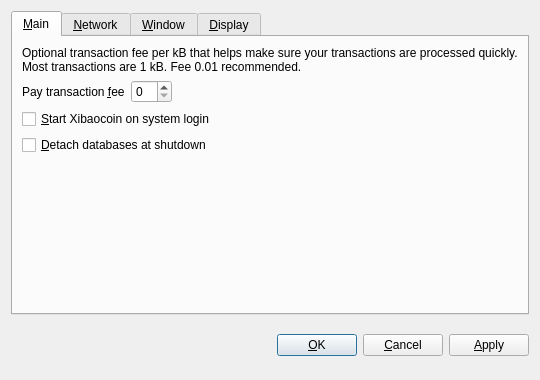
<?xml version="1.0" encoding="UTF-8"?>
<ui version="4.0">
 <class>OptionsDialog</class>
 <widget class="QDialog" name="OptionsDialog">
  <property name="geometry">
   <rect>
    <x>0</x>
    <y>0</y>
    <width>540</width>
    <height>380</height>
   </rect>
  </property>
  <property name="windowTitle">
   <string>Options</string>
  </property>
  <property name="modal">
   <bool>true</bool>
  </property>
  <layout class="QVBoxLayout" name="verticalLayout">
   <item>
    <widget class="QTabWidget" name="tabWidget">
     <property name="tabPosition">
      <enum>QTabWidget::North</enum>
     </property>
     <property name="currentIndex">
      <number>0</number>
     </property>
     <widget class="QWidget" name="tabMain">
      <attribute name="title">
       <string>&amp;Main</string>
      </attribute>
      <layout class="QVBoxLayout" name="verticalLayout_Main">
       <item>
        <widget class="QLabel" name="transactionFeeInfoLabel">
         <property name="text">
          <string>Optional transaction fee per kB that helps make sure your transactions are processed quickly. Most transactions are 1 kB. Fee 0.01 recommended.</string>
         </property>
         <property name="textFormat">
          <enum>Qt::PlainText</enum>
         </property>
         <property name="wordWrap">
          <bool>true</bool>
         </property>
        </widget>
       </item>
       <item>
        <layout class="QHBoxLayout" name="horizontalLayout_Main">
         <item>
          <widget class="QLabel" name="transactionFeeLabel">
           <property name="text">
            <string>Pay transaction &amp;fee</string>
           </property>
           <property name="textFormat">
            <enum>Qt::PlainText</enum>
           </property>
           <property name="buddy">
            <cstring>transactionFee</cstring>
           </property>
          </widget>
         </item>
         <item>
          <widget class="BitcoinAmountField" name="transactionFee"/>
         </item>
         <item>
          <spacer name="horizontalSpacer_Main">
           <property name="orientation">
            <enum>Qt::Horizontal</enum>
           </property>
           <property name="sizeHint" stdset="0">
            <size>
             <width>40</width>
             <height>20</height>
            </size>
           </property>
          </spacer>
         </item>
        </layout>
       </item>
       <item>
        <widget class="QCheckBox" name="bitcoinAtStartup">
         <property name="toolTip">
          <string>Automatically start Xibaocoin after logging in to the system.</string>
         </property>
         <property name="text">
          <string>&amp;Start Xibaocoin on system login</string>
         </property>
        </widget>
       </item>
       <item>
        <widget class="QCheckBox" name="detachDatabases">
         <property name="toolTip">
          <string>Detach block and address databases at shutdown. This means they can be moved to another data directory, but it slows down shutdown. The wallet is always detached.</string>
         </property>
         <property name="text">
          <string>&amp;Detach databases at shutdown</string>
         </property>
        </widget>
       </item>
       <item>
        <spacer name="verticalSpacer_Main">
         <property name="orientation">
          <enum>Qt::Vertical</enum>
         </property>
         <property name="sizeHint" stdset="0">
          <size>
           <width>20</width>
           <height>40</height>
          </size>
         </property>
        </spacer>
       </item>
      </layout>
     </widget>
     <widget class="QWidget" name="tabNetwork">
      <attribute name="title">
       <string>&amp;Network</string>
      </attribute>
      <layout class="QVBoxLayout" name="verticalLayout_Network">
       <item>
        <widget class="QCheckBox" name="mapPortUpnp">
         <property name="toolTip">
          <string>Automatically open the Xibaocoin client port on the router. This only works when your router supports UPnP and it is enabled.</string>
         </property>
         <property name="text">
          <string>Map port using &amp;UPnP</string>
         </property>
        </widget>
       </item>
       <item>
        <widget class="QCheckBox" name="connectSocks">
         <property name="toolTip">
          <string>Connect to the Xibaocoin network through a SOCKS proxy (e.g. when connecting through Tor).</string>
         </property>
         <property name="text">
          <string>&amp;Connect through SOCKS proxy:</string>
         </property>
        </widget>
       </item>
       <item>
        <layout class="QHBoxLayout" name="horizontalLayout_Network">
         <item>
          <widget class="QLabel" name="proxyIpLabel">
           <property name="text">
            <string>Proxy &amp;IP:</string>
           </property>
           <property name="textFormat">
            <enum>Qt::PlainText</enum>
           </property>
           <property name="buddy">
            <cstring>proxyIp</cstring>
           </property>
          </widget>
         </item>
         <item>
          <widget class="QValidatedLineEdit" name="proxyIp">
           <property name="maximumSize">
            <size>
             <width>140</width>
             <height>16777215</height>
            </size>
           </property>
           <property name="toolTip">
            <string>IP address of the proxy (e.g. 127.0.0.1)</string>
           </property>
          </widget>
         </item>
         <item>
          <widget class="QLabel" name="proxyPortLabel">
           <property name="text">
            <string>&amp;Port:</string>
           </property>
           <property name="textFormat">
            <enum>Qt::PlainText</enum>
           </property>
           <property name="buddy">
            <cstring>proxyPort</cstring>
           </property>
          </widget>
         </item>
         <item>
          <widget class="QLineEdit" name="proxyPort">
           <property name="maximumSize">
            <size>
             <width>55</width>
             <height>16777215</height>
            </size>
           </property>
           <property name="toolTip">
            <string>Port of the proxy (e.g. 9050)</string>
           </property>
          </widget>
         </item>
         <item>
          <widget class="QLabel" name="socksVersionLabel">
           <property name="text">
            <string>SOCKS &amp;Version:</string>
           </property>
           <property name="textFormat">
            <enum>Qt::PlainText</enum>
           </property>
           <property name="buddy">
            <cstring>socksVersion</cstring>
           </property>
          </widget>
         </item>
         <item>
          <widget class="QValueComboBox" name="socksVersion">
           <property name="toolTip">
            <string>SOCKS version of the proxy (e.g. 5)</string>
           </property>
          </widget>
         </item>
         <item>
          <spacer name="horizontalSpacer_Network">
           <property name="orientation">
            <enum>Qt::Horizontal</enum>
           </property>
           <property name="sizeHint" stdset="0">
            <size>
             <width>40</width>
             <height>20</height>
            </size>
           </property>
          </spacer>
         </item>
        </layout>
       </item>
       <item>
        <spacer name="verticalSpacer_Network">
         <property name="orientation">
          <enum>Qt::Vertical</enum>
         </property>
         <property name="sizeHint" stdset="0">
          <size>
           <width>20</width>
           <height>40</height>
          </size>
         </property>
        </spacer>
       </item>
      </layout>
     </widget>
     <widget class="QWidget" name="tabWindow">
      <attribute name="title">
       <string>&amp;Window</string>
      </attribute>
      <layout class="QVBoxLayout" name="verticalLayout_Window">
       <item>
        <widget class="QCheckBox" name="minimizeToTray">
         <property name="toolTip">
          <string>Show only a tray icon after minimizing the window.</string>
         </property>
         <property name="text">
          <string>&amp;Minimize to the tray instead of the taskbar</string>
         </property>
        </widget>
       </item>
       <item>
        <widget class="QCheckBox" name="minimizeOnClose">
         <property name="toolTip">
          <string>Minimize instead of exit the application when the window is closed. When this option is enabled, the application will be closed only after selecting Quit in the menu.</string>
         </property>
         <property name="text">
          <string>M&amp;inimize on close</string>
         </property>
        </widget>
       </item>
       <item>
        <spacer name="verticalSpacer_Window">
         <property name="orientation">
          <enum>Qt::Vertical</enum>
         </property>
         <property name="sizeHint" stdset="0">
          <size>
           <width>20</width>
           <height>40</height>
          </size>
         </property>
        </spacer>
       </item>
      </layout>
     </widget>
     <widget class="QWidget" name="tabDisplay">
      <attribute name="title">
       <string>&amp;Display</string>
      </attribute>
      <layout class="QVBoxLayout" name="verticalLayout_Display">
       <item>
        <layout class="QHBoxLayout" name="horizontalLayout_1_Display">
         <item>
          <widget class="QLabel" name="langLabel">
           <property name="text">
            <string>User Interface &amp;language:</string>
           </property>
           <property name="textFormat">
            <enum>Qt::PlainText</enum>
           </property>
           <property name="buddy">
            <cstring>lang</cstring>
           </property>
          </widget>
         </item>
         <item>
          <widget class="QValueComboBox" name="lang">
           <property name="toolTip">
            <string>The user interface language can be set here. This setting will take effect after restarting Xibaocoin.</string>
           </property>
          </widget>
         </item>
        </layout>
       </item>
       <item>
        <layout class="QHBoxLayout" name="horizontalLayout_2_Display">
         <item>
          <widget class="QLabel" name="unitLabel">
           <property name="text">
            <string>&amp;Unit to show amounts in:</string>
           </property>
           <property name="textFormat">
            <enum>Qt::PlainText</enum>
           </property>
           <property name="buddy">
            <cstring>unit</cstring>
           </property>
          </widget>
         </item>
         <item>
          <widget class="QValueComboBox" name="unit">
           <property name="toolTip">
            <string>Choose the default subdivision unit to show in the interface and when sending coins.</string>
           </property>
          </widget>
         </item>
        </layout>
       </item>
       <item>
        <widget class="QCheckBox" name="displayAddresses">
         <property name="toolTip">
          <string>Whether to show Xibaocoin addresses in the transaction list.</string>
         </property>
         <property name="text">
          <string>&amp;Display addresses in transaction list</string>
         </property>
        </widget>
       </item>
       <item>
        <widget class="QCheckBox" name="coinControlFeatures">
         <property name="toolTip">
          <string>Whether to show coin control features or not.</string>
         </property>
         <property name="text">
          <string>Display coin &amp;control features (experts only!)</string>
         </property>
        </widget>
       </item>
       <item>
        <spacer name="verticalSpacer_Display">
         <property name="orientation">
          <enum>Qt::Vertical</enum>
         </property>
         <property name="sizeHint" stdset="0">
          <size>
           <width>20</width>
           <height>40</height>
          </size>
         </property>
        </spacer>
       </item>
      </layout>
     </widget>
    </widget>
   </item>
   <item>
    <layout class="QHBoxLayout" name="horizontalLayout_Buttons">
     <item>
      <spacer name="horizontalSpacer_1">
       <property name="orientation">
        <enum>Qt::Horizontal</enum>
       </property>
       <property name="sizeHint" stdset="0">
        <size>
         <width>40</width>
         <height>48</height>
        </size>
       </property>
      </spacer>
     </item>
     <item>
      <widget class="QLabel" name="statusLabel">
       <property name="font">
        <font>
         <weight>75</weight>
         <bold>true</bold>
        </font>
       </property>
       <property name="text">
        <string/>
       </property>
       <property name="textFormat">
        <enum>Qt::PlainText</enum>
       </property>
       <property name="wordWrap">
        <bool>true</bool>
       </property>
      </widget>
     </item>
     <item>
      <spacer name="horizontalSpacer_2">
       <property name="orientation">
        <enum>Qt::Horizontal</enum>
       </property>
       <property name="sizeHint" stdset="0">
        <size>
         <width>40</width>
         <height>48</height>
        </size>
       </property>
      </spacer>
     </item>
     <item>
      <widget class="QPushButton" name="okButton">
       <property name="text">
        <string>&amp;OK</string>
       </property>
      </widget>
     </item>
     <item>
      <widget class="QPushButton" name="cancelButton">
       <property name="text">
        <string>&amp;Cancel</string>
       </property>
       <property name="autoDefault">
        <bool>false</bool>
       </property>
      </widget>
     </item>
     <item>
      <widget class="QPushButton" name="applyButton">
       <property name="text">
        <string>&amp;Apply</string>
       </property>
       <property name="autoDefault">
        <bool>false</bool>
       </property>
      </widget>
     </item>
    </layout>
   </item>
  </layout>
 </widget>
 <customwidgets>
  <customwidget>
   <class>BitcoinAmountField</class>
   <extends>QSpinBox</extends>
   <header>bitcoinamountfield.h</header>
  </customwidget>
  <customwidget>
   <class>QValueComboBox</class>
   <extends>QComboBox</extends>
   <header>qvaluecombobox.h</header>
  </customwidget>
  <customwidget>
   <class>QValidatedLineEdit</class>
   <extends>QLineEdit</extends>
   <header>qvalidatedlineedit.h</header>
  </customwidget>
 </customwidgets>
 <resources/>
 <connections/>
</ui>
